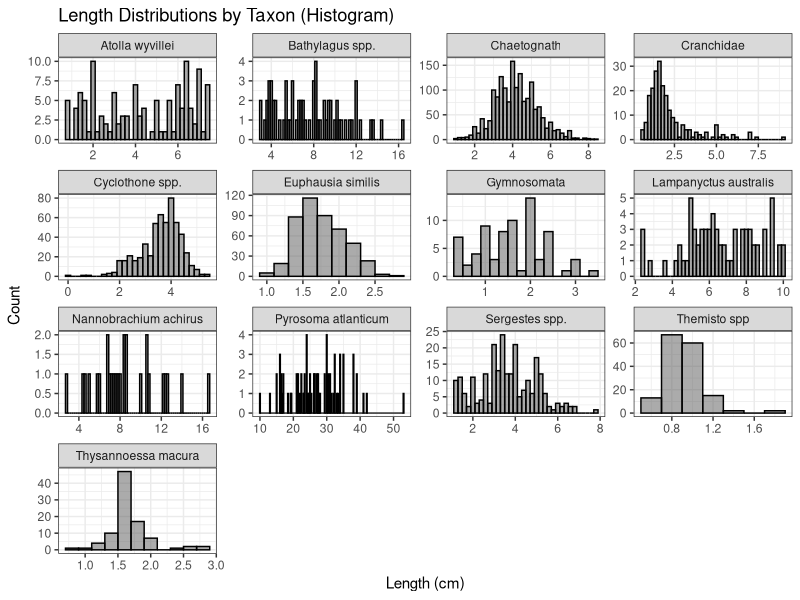
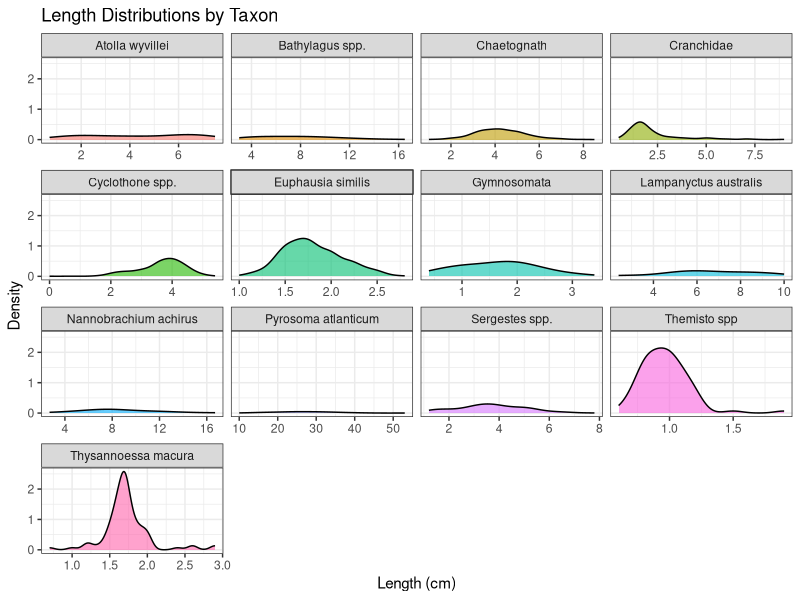
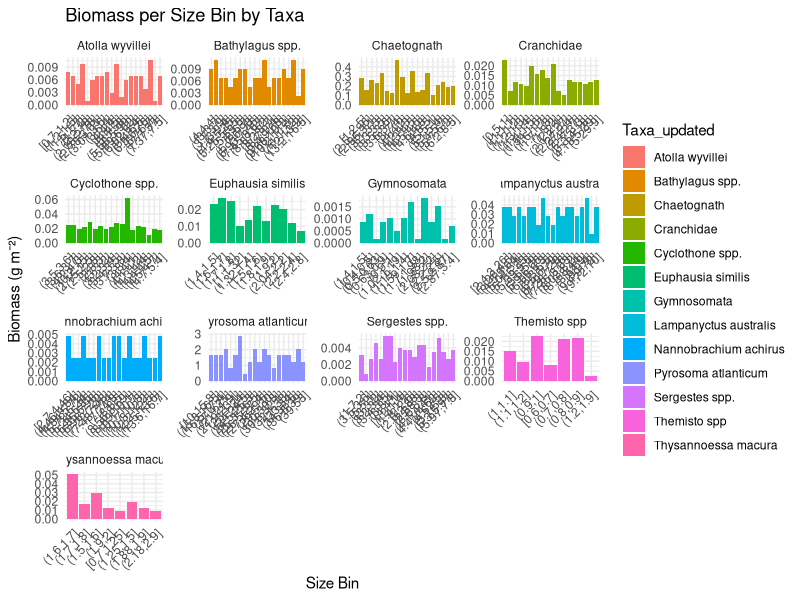

These figures' R source, in order:
## ---- chunk 1
library(dplyr)
library(ggplot2)
 
rm(list =ls()) # clear memory

Lengths <- read.csv("Input_02_IN2020_V08_Lengths.csv")
Abundance <- read.csv("abundance_av_wc.csv")
Biomass <- read.csv("Biomass_av_wc.csv") #average biomass across all depths




Lengths <- Lengths %>% 
  # Filter relevant taxa from either column
  filter(
    Taxa_updated %in% c(
      "Euphausia similis similis", "Sergestes spp.", "Lampanyctus australis", 
      "Nannobrachium achirus", "Cyclothone spp.", "Bathylagus spp.", 
      "Cranchiidae - undifferentiated", "Order Gymnosomata - undifferentiated", 
      "Pyrosoma atlanticum", "Atolla wyvillei"
    ) |
    Species %in% c(
      "Chaetognath", "Themisto", "themisto gudichaudii", 
      "Phylum Chaetognatha - undifferentiated", "Thysanoessa macrura"
    )
  )



Lengths <- Lengths %>%
  mutate(Taxa_updated = if_else(is.na(Taxa_updated), Species, Taxa_updated)) %>% 
    filter(!(Taxa_updated %in% c("Hydromedusa", "Euphausia triacantha")))%>% 
  # Rename Species values
  mutate(
    Taxa_updated = case_when(
      Taxa_updated == "Phylum Chaetognatha - undifferentiated" ~ "Chaetognath",
      Taxa_updated == "Euphausia similis similis" ~ "Euphausia similis",
      Taxa_updated == "Themisto" ~ "Themisto spp",
      Taxa_updated == "Cranchiidae - undifferentiated" ~ "Cranchidae",
      Taxa_updated == "Order Gymnosomata - undifferentiated" ~ "Gymnosomata",
      Taxa_updated == "Themisto gaudichaudii" ~ "Themisto spp", 
      Taxa_updated == "Thysanoessa macrura" ~ "Thysannoessa macura",
      TRUE ~ Taxa_updated
    )) %>% 
      mutate(Length_cm = Length_mm * 0.1) #convert mm to cm to fit with mizer length-weight params
  


## ---- chunk 2


# 2. Plot histograms (unsmoothed)
ggplot(Lengths, aes(x = Length_cm)) +
  geom_histogram(binwidth = 0.2, color = "black", alpha = 0.5, position = "identity") +
  facet_wrap(~ Taxa_updated, scales = "free") +
  theme_bw() +
  labs(x = "Length (cm)", y = "Count", title = "Length Distributions by Taxon (Histogram)") +
  theme(legend.position = "none")

# 2. Plot smooth bell curves by taxon
ggplot(Lengths, aes(x = Length_cm, fill = Taxa_updated)) +
  geom_density(alpha = 0.6, adjust = 1.2) +
  facet_wrap(~ Taxa_updated, scales = "free_x") +
  theme_bw() +
  labs(x = "Length (cm)", y = "Density", title = "Length Distributions by Taxon") +
  theme(legend.position = "none")

## ---- chunk 3

# Function to apply binning safely per group
bin_lengths <- function(df, n_bins = 20) {
  breaks <- quantile(df$Length_cm, probs = seq(0, 1, length.out = n_bins + 1), na.rm = TRUE)
  # Remove duplicate breaks
  breaks <- unique(breaks)

  # Only bin if we have at least 2 unique breakpoints
  if (length(breaks) > 1) {
    df$bin <- cut(df$Length_cm, breaks = breaks, include.lowest = TRUE)
  } else {
    df$bin <- factor("all_same_length")  # fallback bin
  }
  return(df)
}

# Apply the function by group
Lengths_binned <- Lengths %>%
  group_by(Taxa_updated) %>%
  group_modify(~ bin_lengths(.x)) %>%
  ungroup() %>%
  group_by(Taxa_updated, bin) %>%
  summarise(count = n(), .groups = "drop") %>%
  group_by(Taxa_updated) %>%
  mutate(proportion = count / sum(count))

# View result
print(Lengths_binned)



## ---- chunk 4
# Join abundance to length-frequency distribution
Biomass_binned <- Lengths_binned %>%
  left_join(Biomass, by = "Taxa_updated") %>%
  mutate(
    biomass_per_bin_g = proportion * weight_total_gm2_sp
  )

# View result
print(Biomass_binned)


ggplot(Biomass_binned, aes(x = bin, y = biomass_per_bin_g, fill = Taxa_updated)) +
  geom_bar(stat = "identity", position = "stack") +
  facet_wrap(~ Taxa_updated, scales = "free") +
  labs(
    x = "Size Bin",
    y = "Biomass (g m⁻²)",
    title = "Biomass per Size Bin by Taxa"
  ) +
  theme_minimal() +
  theme(axis.text.x = element_text(angle = 45, hjust = 1))


Biomass_binned<-Biomass_binned%>%
  mutate(
    Taxa_updated = case_when(
      Taxa_updated == "Bathylagus spp." ~ "Bathylagus spp",
      Taxa_updated == "Cyclothone spp." ~ "Cyclothone spp",
      Taxa_updated == "Sergestes spp." ~ "Sergestes spp",
      TRUE ~ Taxa_updated
    )
  )


write.csv(Biomass_binned, "Biomass_persize.csv")

